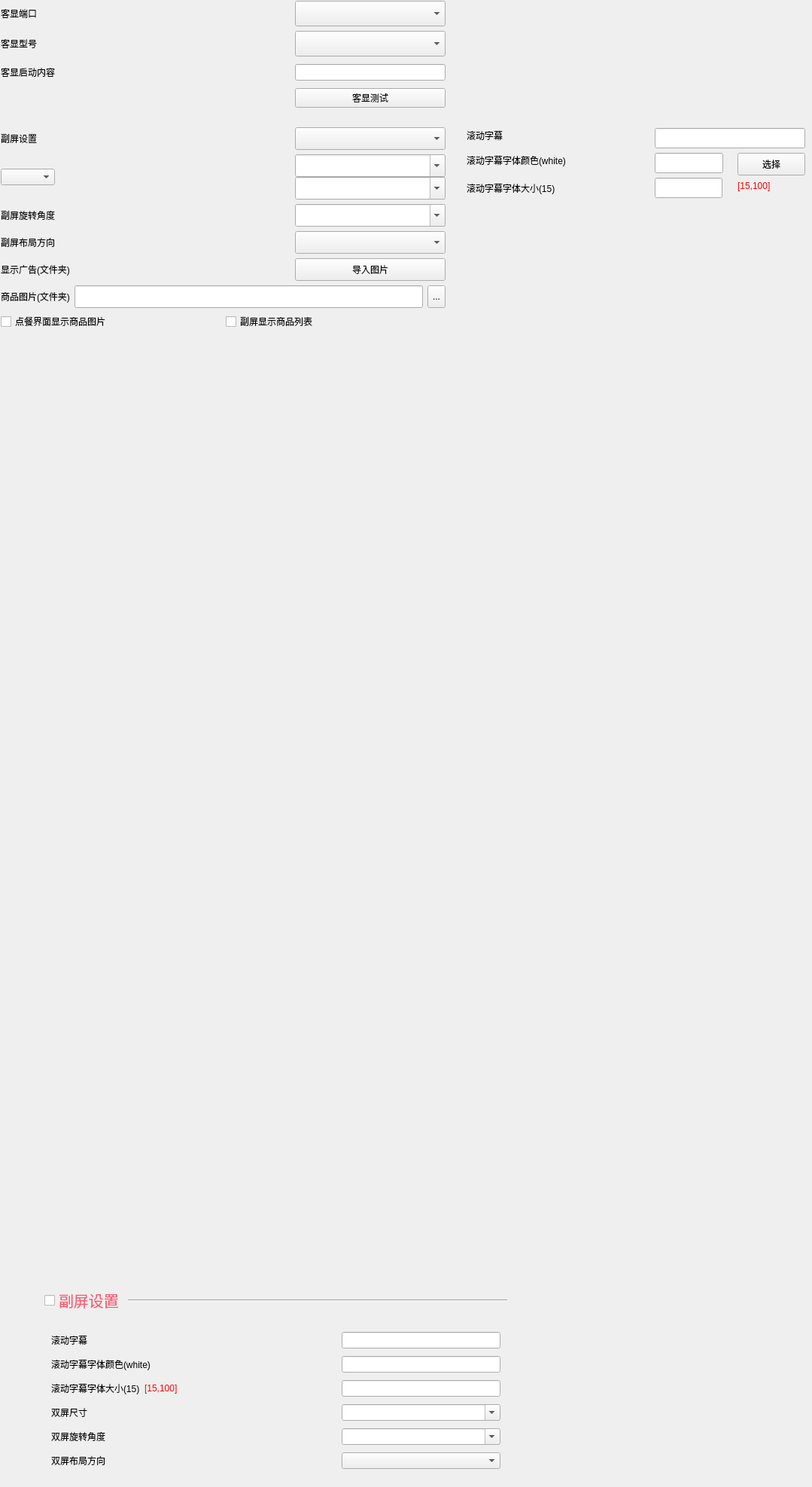
            <widget class="QWidget" name="page_3">
             <widget class="QFrame" name="frame_2">
              <property name="geometry">
               <rect>
                <x>59</x>
                <y>1756</y>
                <width>615</width>
                <height>210</height>
               </rect>
              </property>
              <property name="outer_stylesheet" stdset="0">
               <string>frame_detail_show</string>
              </property>
              <layout class="QGridLayout" name="gridLayout_9">
               <item row="4" column="3">
                <widget class="QComboBox" name="comboBox_8">
                 <property name="minimumSize">
                  <size>
                   <width>200</width>
                   <height>0</height>
                  </size>
                 </property>
                 <property name="editable">
                  <bool>true</bool>
                 </property>
                </widget>
               </item>
               <item row="1" column="0">
                <widget class="QLabel" name="label_59">
                 <property name="text">
                  <string>滚动字幕</string>
                 </property>
                </widget>
               </item>
               <item row="5" column="0">
                <widget class="QLabel" name="label_69">
                 <property name="text">
                  <string>双屏旋转角度</string>
                 </property>
                </widget>
               </item>
               <item row="2" column="3">
                <widget class="QLineEdit" name="lineEdit_41">
                 <property name="minimumSize">
                  <size>
                   <width>200</width>
                   <height>0</height>
                  </size>
                 </property>
                </widget>
               </item>
               <item row="4" column="0">
                <widget class="QLabel" name="label_67">
                 <property name="text">
                  <string>双屏尺寸</string>
                 </property>
                </widget>
               </item>
               <item row="6" column="3">
                <widget class="QComboBox" name="comboBox_12">
                 <property name="minimumSize">
                  <size>
                   <width>200</width>
                   <height>0</height>
                  </size>
                 </property>
                </widget>
               </item>
               <item row="6" column="0">
                <widget class="QLabel" name="label_83">
                 <property name="text">
                  <string>双屏布局方向</string>
                 </property>
                </widget>
               </item>
               <item row="3" column="1">
                <widget class="QLabel" name="label_64">
                 <property name="styleSheet">
                  <string notr="true">color:red;</string>
                 </property>
                 <property name="text">
                  <string>[15,100]</string>
                 </property>
                 <property name="wordWrap">
                  <bool>true</bool>
                 </property>
                </widget>
               </item>
               <item row="2" column="0" colspan="2">
                <widget class="QLabel" name="label_60">
                 <property name="text">
                  <string>滚动字幕字体颜色(white)</string>
                 </property>
                </widget>
               </item>
               <item row="5" column="3">
                <widget class="QComboBox" name="comboBox_11">
                 <property name="minimumSize">
                  <size>
                   <width>200</width>
                   <height>0</height>
                  </size>
                 </property>
                 <property name="editable">
                  <bool>true</bool>
                 </property>
                </widget>
               </item>
               <item row="1" column="3">
                <widget class="lds_lineedit_clear" name="lineEdit_40">
                 <property name="minimumSize">
                  <size>
                   <width>200</width>
                   <height>0</height>
                  </size>
                 </property>
                </widget>
               </item>
               <item row="3" column="0">
                <widget class="QLabel" name="label_61">
                 <property name="text">
                  <string>滚动字幕字体大小(15)</string>
                 </property>
                </widget>
               </item>
               <item row="3" column="3">
                <widget class="QLineEdit" name="lineEdit_42">
                 <property name="minimumSize">
                  <size>
                   <width>200</width>
                   <height>0</height>
                  </size>
                 </property>
                </widget>
               </item>
               <item row="3" column="2">
                <spacer name="horizontalSpacer_28">
                 <property name="orientation">
                  <enum>Qt::Horizontal</enum>
                 </property>
                 <property name="sizeHint" stdset="0">
                  <size>
                   <width>40</width>
                   <height>20</height>
                  </size>
                 </property>
                </spacer>
               </item>
              </layout>
             </widget>
             <widget class="QWidget" name="widget_1_3" native="true">
              <property name="geometry">
               <rect>
                <x>59</x>
                <y>1705</y>
                <width>615</width>
                <height>45</height>
               </rect>
              </property>
              <layout class="QHBoxLayout" name="horizontalLayout_47" stretch="0,1">
               <item>
                <widget class="QCheckBox" name="checkBox_40">
                 <property name="styleSheet">
                  <string notr="true">QCheckBox{
font-size:15pt;
color:#ff546b;
}
QCheckBox:indicator{

}
</string>
                 </property>
                 <property name="text">
                  <string>副屏设置</string>
                 </property>
                </widget>
               </item>
               <item>
                <widget class="Line" name="line_2">
                 <property name="orientation">
                  <enum>Qt::Horizontal</enum>
                 </property>
                </widget>
               </item>
              </layout>
             </widget>
             <widget class="QLabel" name="label_65">
              <property name="geometry">
               <rect>
                <x>980</x>
                <y>236</y>
                <width>90</width>
                <height>21</height>
               </rect>
              </property>
              <property name="styleSheet">
               <string notr="true">color:red;</string>
              </property>
              <property name="text">
               <string>[15,100]</string>
              </property>
              <property name="wordWrap">
               <bool>true</bool>
              </property>
             </widget>
             <widget class="QLineEdit" name="lineEdit_fuping_runtext_color">
              <property name="geometry">
               <rect>
                <x>870</x>
                <y>203</y>
                <width>91</width>
                <height>27</height>
               </rect>
              </property>
              <property name="readOnly">
               <bool>true</bool>
              </property>
             </widget>
             <widget class="lds_lineedit_clear" name="lineEdit_fuping_runtext">
              <property name="geometry">
               <rect>
                <x>870</x>
                <y>170</y>
                <width>200</width>
                <height>27</height>
               </rect>
              </property>
             </widget>
             <widget class="QLineEdit" name="lineEdit_fuping_runtext_font">
              <property name="geometry">
               <rect>
                <x>870</x>
                <y>236</y>
                <width>90</width>
                <height>27</height>
               </rect>
              </property>
             </widget>
             <widget class="QLabel" name="label_66">
              <property name="geometry">
               <rect>
                <x>620</x>
                <y>236</y>
                <width>300</width>
                <height>27</height>
               </rect>
              </property>
              <property name="text">
               <string>滚动字幕字体大小(15)</string>
              </property>
             </widget>
             <widget class="QLabel" name="label_62">
              <property name="geometry">
               <rect>
                <x>620</x>
                <y>170</y>
                <width>300</width>
                <height>20</height>
               </rect>
              </property>
              <property name="text">
               <string>滚动字幕</string>
              </property>
             </widget>
             <widget class="QLabel" name="label_63">
              <property name="geometry">
               <rect>
                <x>620</x>
                <y>203</y>
                <width>300</width>
                <height>20</height>
               </rect>
              </property>
              <property name="text">
               <string>滚动字幕字体颜色(white)</string>
              </property>
             </widget>
             <widget class="QPushButton" name="pushButton_color_picker">
              <property name="geometry">
               <rect>
                <x>980</x>
                <y>203</y>
                <width>90</width>
                <height>30</height>
               </rect>
              </property>
              <property name="text">
               <string>选择</string>
              </property>
             </widget>
             <widget class="QWidget" name="layoutWidget">
              <property name="geometry">
               <rect>
                <x>1</x>
                <y>1</y>
                <width>591</width>
                <height>142</height>
               </rect>
              </property>
              <layout class="QVBoxLayout" name="verticalLayout_7">
               <item>
                <layout class="QHBoxLayout" name="horizontalLayout_9">
                 <item>
                  <widget class="QLabel" name="label_78">
                   <property name="text">
                    <string>客显端口</string>
                   </property>
                  </widget>
                 </item>
                 <item>
                  <spacer name="horizontalSpacer_11">
                   <property name="orientation">
                    <enum>Qt::Horizontal</enum>
                   </property>
                   <property name="sizeHint" stdset="0">
                    <size>
                     <width>40</width>
                     <height>20</height>
                    </size>
                   </property>
                  </spacer>
                 </item>
                 <item>
                  <widget class="lds_ComboBox" name="comboBox_kexian_port">
                   <property name="sizePolicy">
                    <sizepolicy hsizetype="Preferred" vsizetype="Preferred">
                     <horstretch>0</horstretch>
                     <verstretch>0</verstretch>
                    </sizepolicy>
                   </property>
                   <property name="minimumSize">
                    <size>
                     <width>200</width>
                     <height>0</height>
                    </size>
                   </property>
                  </widget>
                 </item>
                </layout>
               </item>
               <item>
                <layout class="QHBoxLayout" name="horizontalLayout_10">
                 <item>
                  <widget class="QLabel" name="label_77">
                   <property name="minimumSize">
                    <size>
                     <width>0</width>
                     <height>25</height>
                    </size>
                   </property>
                   <property name="text">
                    <string>客显型号</string>
                   </property>
                  </widget>
                 </item>
                 <item>
                  <spacer name="horizontalSpacer_10">
                   <property name="orientation">
                    <enum>Qt::Horizontal</enum>
                   </property>
                   <property name="sizeHint" stdset="0">
                    <size>
                     <width>40</width>
                     <height>20</height>
                    </size>
                   </property>
                  </spacer>
                 </item>
                 <item>
                  <widget class="lds_ComboBox" name="comboBox_kexian_type">
                   <property name="sizePolicy">
                    <sizepolicy hsizetype="Preferred" vsizetype="Preferred">
                     <horstretch>0</horstretch>
                     <verstretch>0</verstretch>
                    </sizepolicy>
                   </property>
                   <property name="minimumSize">
                    <size>
                     <width>200</width>
                     <height>0</height>
                    </size>
                   </property>
                  </widget>
                 </item>
                </layout>
               </item>
               <item>
                <layout class="QHBoxLayout" name="horizontalLayout_11">
                 <item>
                  <widget class="QLabel" name="label_17">
                   <property name="minimumSize">
                    <size>
                     <width>0</width>
                     <height>25</height>
                    </size>
                   </property>
                   <property name="text">
                    <string>客显启动内容</string>
                   </property>
                  </widget>
                 </item>
                 <item>
                  <spacer name="horizontalSpacer_21">
                   <property name="orientation">
                    <enum>Qt::Horizontal</enum>
                   </property>
                   <property name="sizeHint" stdset="0">
                    <size>
                     <width>40</width>
                     <height>20</height>
                    </size>
                   </property>
                  </spacer>
                 </item>
                 <item>
                  <widget class="QLabel" name="label_15">
                   <property name="minimumSize">
                    <size>
                     <width>0</width>
                     <height>30</height>
                    </size>
                   </property>
                   <property name="text">
                    <string/>
                   </property>
                  </widget>
                 </item>
                 <item>
                  <spacer name="horizontalSpacer_9">
                   <property name="orientation">
                    <enum>Qt::Horizontal</enum>
                   </property>
                   <property name="sizeHint" stdset="0">
                    <size>
                     <width>40</width>
                     <height>20</height>
                    </size>
                   </property>
                  </spacer>
                 </item>
                 <item>
                  <widget class="QLineEdit" name="lineEdit_kexian_runinfo">
                   <property name="minimumSize">
                    <size>
                     <width>200</width>
                     <height>0</height>
                    </size>
                   </property>
                  </widget>
                 </item>
                </layout>
               </item>
               <item>
                <layout class="QHBoxLayout" name="horizontalLayout_12">
                 <item>
                  <spacer name="horizontalSpacer_8">
                   <property name="orientation">
                    <enum>Qt::Horizontal</enum>
                   </property>
                   <property name="sizeHint" stdset="0">
                    <size>
                     <width>40</width>
                     <height>20</height>
                    </size>
                   </property>
                  </spacer>
                 </item>
                 <item>
                  <widget class="QPushButton" name="pushButton_kexian_test">
                   <property name="minimumSize">
                    <size>
                     <width>200</width>
                     <height>0</height>
                    </size>
                   </property>
                   <property name="focusPolicy">
                    <enum>Qt::NoFocus</enum>
                   </property>
                   <property name="text">
                    <string>客显测试</string>
                   </property>
                  </widget>
                 </item>
                </layout>
               </item>
              </layout>
             </widget>
             <widget class="QWidget" name="layoutWidget">
              <property name="geometry">
               <rect>
                <x>1</x>
                <y>161</y>
                <width>591</width>
                <height>311</height>
               </rect>
              </property>
              <layout class="QVBoxLayout" name="verticalLayout_10">
               <item>
                <widget class="QLabel" name="label_div_3">
                 <property name="minimumSize">
                  <size>
                   <width>0</width>
                   <height>2</height>
                  </size>
                 </property>
                 <property name="maximumSize">
                  <size>
                   <width>16777215</width>
                   <height>2</height>
                  </size>
                 </property>
                 <property name="text">
                  <string/>
                 </property>
                 <property name="outer_stylesheet" stdset="0">
                  <string>line_div_h</string>
                 </property>
                </widget>
               </item>
               <item>
                <layout class="QHBoxLayout" name="horizontalLayout_13">
                 <item>
                  <widget class="QLabel" name="label_72">
                   <property name="text">
                    <string>副屏设置</string>
                   </property>
                  </widget>
                 </item>
                 <item>
                  <spacer name="horizontalSpacer_7">
                   <property name="orientation">
                    <enum>Qt::Horizontal</enum>
                   </property>
                   <property name="sizeHint" stdset="0">
                    <size>
                     <width>40</width>
                     <height>20</height>
                    </size>
                   </property>
                  </spacer>
                 </item>
                 <item>
                  <widget class="lds_ComboBox" name="comboBox_fuping_mode">
                   <property name="minimumSize">
                    <size>
                     <width>200</width>
                     <height>30</height>
                    </size>
                   </property>
                  </widget>
                 </item>
                </layout>
               </item>
               <item>
                <layout class="QHBoxLayout" name="horizontalLayout_14">
                 <item>
                  <widget class="lds_ComboBox" name="comboBox_screen_type"/>
                 </item>
                 <item>
                  <spacer name="horizontalSpacer_6">
                   <property name="orientation">
                    <enum>Qt::Horizontal</enum>
                   </property>
                   <property name="sizeHint" stdset="0">
                    <size>
                     <width>40</width>
                     <height>20</height>
                    </size>
                   </property>
                  </spacer>
                 </item>
                 <item>
                  <widget class="QWidget" name="wideget_screen_size" native="true">
                   <layout class="QVBoxLayout" name="verticalLayout_6">
                    <property name="spacing">
                     <number>0</number>
                    </property>
                    <property name="leftMargin">
                     <number>0</number>
                    </property>
                    <property name="topMargin">
                     <number>0</number>
                    </property>
                    <property name="rightMargin">
                     <number>0</number>
                    </property>
                    <property name="bottomMargin">
                     <number>0</number>
                    </property>
                    <item>
                     <widget class="QComboBox" name="comboBox_fuping_size">
                      <property name="minimumSize">
                       <size>
                        <width>200</width>
                        <height>30</height>
                       </size>
                      </property>
                      <property name="editable">
                       <bool>true</bool>
                      </property>
                     </widget>
                    </item>
                    <item>
                     <widget class="QComboBox" name="comboBox_screen_primary_size">
                      <property name="minimumSize">
                       <size>
                        <width>200</width>
                        <height>30</height>
                       </size>
                      </property>
                      <property name="editable">
                       <bool>true</bool>
                      </property>
                     </widget>
                    </item>
                   </layout>
                  </widget>
                 </item>
                </layout>
               </item>
               <item>
                <layout class="QHBoxLayout" name="horizontalLayout_15">
                 <item>
                  <widget class="QLabel" name="label_70">
                   <property name="text">
                    <string>副屏旋转角度</string>
                   </property>
                  </widget>
                 </item>
                 <item>
                  <spacer name="horizontalSpacer_5">
                   <property name="orientation">
                    <enum>Qt::Horizontal</enum>
                   </property>
                   <property name="sizeHint" stdset="0">
                    <size>
                     <width>40</width>
                     <height>20</height>
                    </size>
                   </property>
                  </spacer>
                 </item>
                 <item>
                  <widget class="QComboBox" name="comboBox_fuping_rotate">
                   <property name="minimumSize">
                    <size>
                     <width>200</width>
                     <height>30</height>
                    </size>
                   </property>
                   <property name="editable">
                    <bool>true</bool>
                   </property>
                  </widget>
                 </item>
                </layout>
               </item>
               <item>
                <layout class="QHBoxLayout" name="horizontalLayout_16">
                 <item>
                  <widget class="QLabel" name="label_84">
                   <property name="text">
                    <string>副屏布局方向</string>
                   </property>
                  </widget>
                 </item>
                 <item>
                  <spacer name="horizontalSpacer_4">
                   <property name="orientation">
                    <enum>Qt::Horizontal</enum>
                   </property>
                   <property name="sizeHint" stdset="0">
                    <size>
                     <width>40</width>
                     <height>20</height>
                    </size>
                   </property>
                  </spacer>
                 </item>
                 <item>
                  <widget class="QComboBox" name="comboBox_fuping_direct">
                   <property name="minimumSize">
                    <size>
                     <width>200</width>
                     <height>30</height>
                    </size>
                   </property>
                  </widget>
                 </item>
                </layout>
               </item>
               <item>
                <layout class="QHBoxLayout" name="horizontalLayout_17">
                 <item>
                  <widget class="QLabel" name="label_57">
                   <property name="text">
                    <string>显示广告(文件夹)</string>
                   </property>
                  </widget>
                 </item>
                 <item>
                  <spacer name="horizontalSpacer_3">
                   <property name="orientation">
                    <enum>Qt::Horizontal</enum>
                   </property>
                   <property name="sizeHint" stdset="0">
                    <size>
                     <width>40</width>
                     <height>20</height>
                    </size>
                   </property>
                  </spacer>
                 </item>
                 <item>
                  <widget class="QToolButton" name="toolButton_fuping_adv">
                   <property name="minimumSize">
                    <size>
                     <width>200</width>
                     <height>30</height>
                    </size>
                   </property>
                   <property name="focusPolicy">
                    <enum>Qt::NoFocus</enum>
                   </property>
                   <property name="text">
                    <string>导入图片</string>
                   </property>
                   <property name="outer_stylesheet" stdset="0">
                    <string>pushbutton</string>
                   </property>
                  </widget>
                 </item>
                </layout>
               </item>
               <item>
                <layout class="QHBoxLayout" name="horizontalLayout_18">
                 <item>
                  <widget class="QLabel" name="label_71">
                   <property name="text">
                    <string>商品图片(文件夹)</string>
                   </property>
                  </widget>
                 </item>
                 <item>
                  <widget class="QLineEdit" name="lineEdit_fuping_dish_dir">
                   <property name="minimumSize">
                    <size>
                     <width>0</width>
                     <height>30</height>
                    </size>
                   </property>
                  </widget>
                 </item>
                 <item>
                  <widget class="QToolButton" name="toolButton_fuping_dish">
                   <property name="minimumSize">
                    <size>
                     <width>0</width>
                     <height>30</height>
                    </size>
                   </property>
                   <property name="maximumSize">
                    <size>
                     <width>16777215</width>
                     <height>30</height>
                    </size>
                   </property>
                   <property name="focusPolicy">
                    <enum>Qt::NoFocus</enum>
                   </property>
                   <property name="text">
                    <string>...</string>
                   </property>
                   <property name="outer_stylesheet" stdset="0">
                    <string>pushbutton</string>
                   </property>
                  </widget>
                 </item>
                </layout>
               </item>
               <item>
                <layout class="QHBoxLayout" name="horizontalLayout_8">
                 <item>
                  <widget class="QCheckBox" name="checkBox_qt_show_dish_pic">
                   <property name="styleSheet">
                    <string notr="true"/>
                   </property>
                   <property name="text">
                    <string>点餐界面显示商品图片</string>
                   </property>
                  </widget>
                 </item>
                 <item>
                  <widget class="QCheckBox" name="checkBox_dd_show_dish_list">
                   <property name="styleSheet">
                    <string notr="true"/>
                   </property>
                   <property name="text">
                    <string>副屏显示商品列表</string>
                   </property>
                  </widget>
                 </item>
                </layout>
               </item>
               <item>
                <spacer name="verticalSpacer_2">
                 <property name="orientation">
                  <enum>Qt::Vertical</enum>
                 </property>
                 <property name="sizeHint" stdset="0">
                  <size>
                   <width>20</width>
                   <height>40</height>
                  </size>
                 </property>
                </spacer>
               </item>
              </layout>
             </widget>
            </widget>
